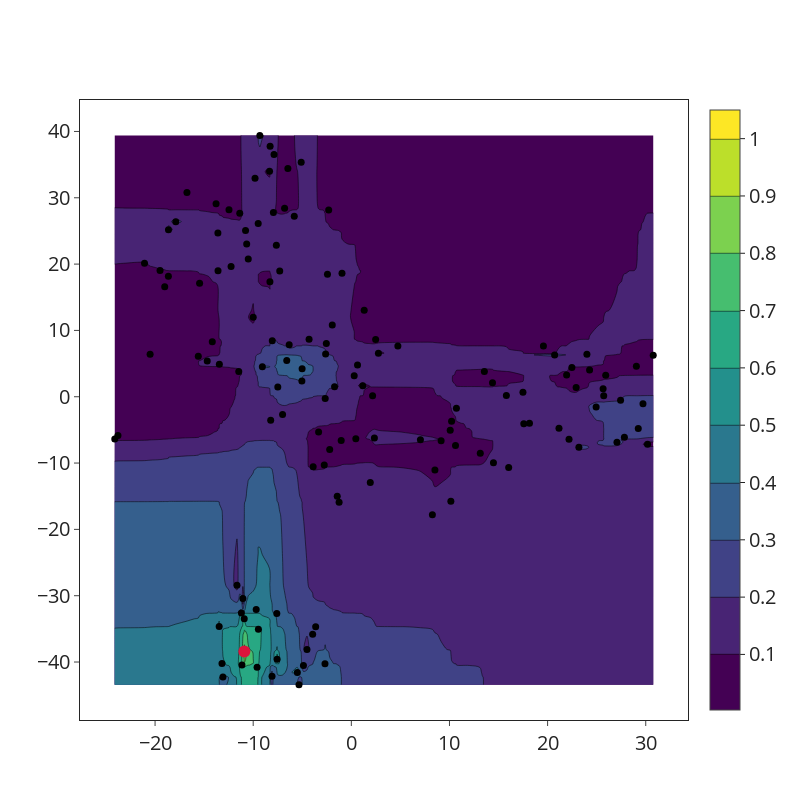

The cell this chart's notebook holds for it:
### Markdown cell above
##### PLOT SCOPE OF EXPLANATION AROUND INSTANCE

### Code cell
explainer.compute_all_angles()
explainer.plot_scope_explanation(instance_id)

### Figure 1 — Plotly figure (JSON) as saved in the notebook; plotly's stock layout.template omitted (floating-point values rounded to 4 significant figures; data arrays with more than 128 entries replaced by an {"elided": "..."} marker saying what was removed)
{"data": [{"marker": {"color": "black", "size": 7}, "mode": "markers", "showlegend": false, "type": "scatter", "x": {"elided": "138 float values"}, "y": {"elided": "138 float values"}}, {"marker": {"color": "crimson", "size": 12}, "showlegend": false, "type": "scatter", "x": [-10.9], "y": [-38.43]}, {"type": "contour", "x": {"elided": "138 float values"}, "y": {"elided": "138 float values"}, "z": {"elided": "138 float values"}}], "layout": {"autosize": false, "font": {"size": 20}, "height": 800, "width": 800, "xaxis": {"mirror": true, "showgrid": false, "ticks": "outside", "zeroline": false}, "yaxis": {"mirror": true, "showgrid": false, "ticks": "outside", "zeroline": false}}}
